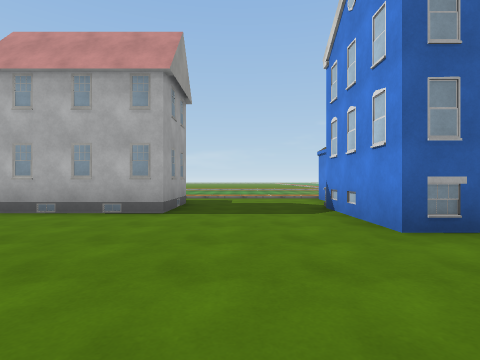
View 1 (above)

24 first-person views from a walk through a Unity game level. The camera is 1.2 m above the floor, looks level and sees 80° across. The floor is counted in squares, 2 m on a side. Each view is taken from the middle of a square. On the plan, view 1 faces up. The plan holds only what a view shows up to about 9 squares ahead; the rest is blank. The place goes on beyond the plan. Surface patterns are stand-ins for the level's own textures.

View 2
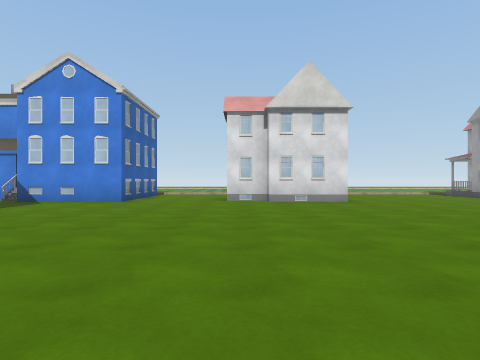

View 3
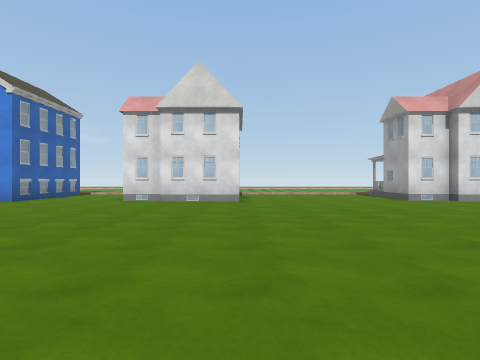

View 4
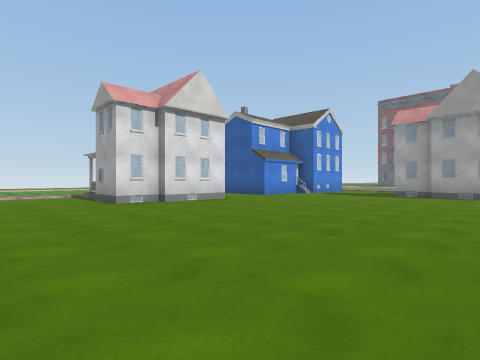

View 5
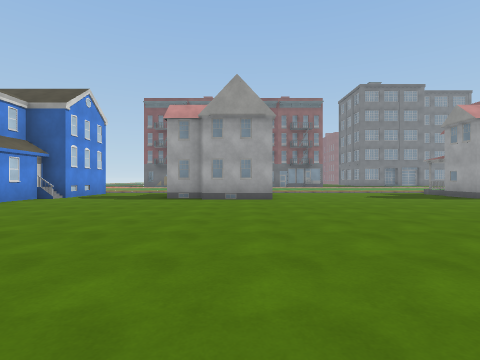

View 6
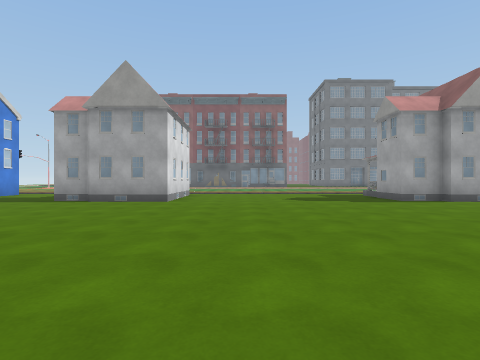

View 7
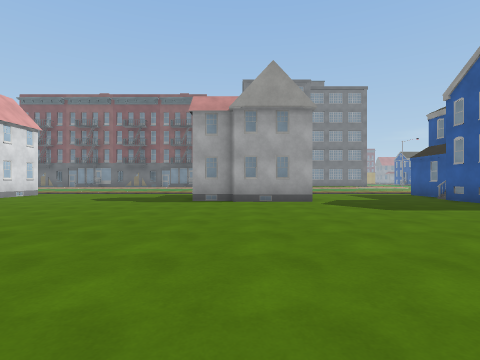

View 8
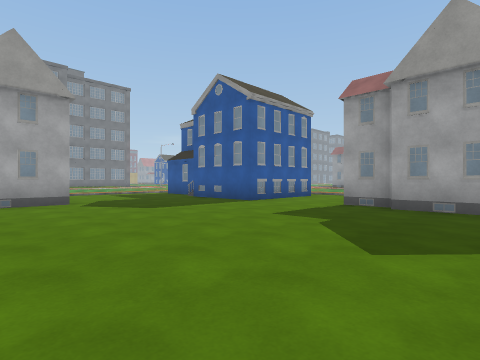

View 9
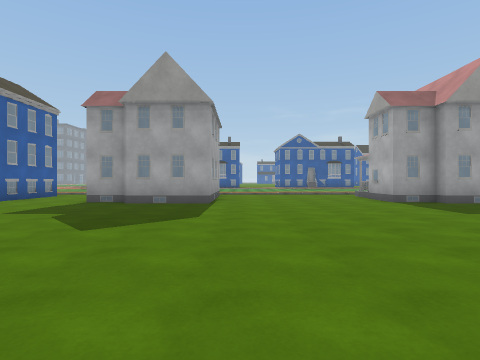

View 10
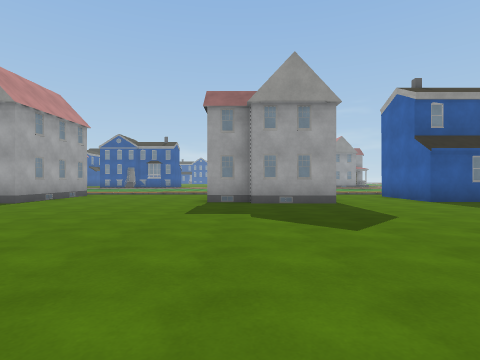

View 11
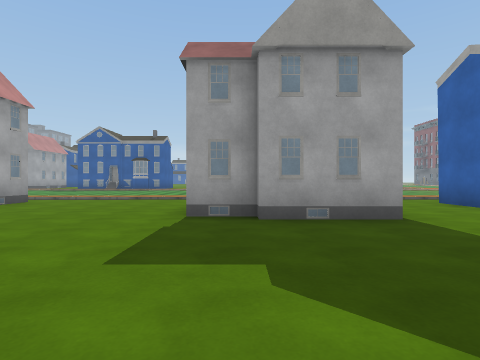

View 12
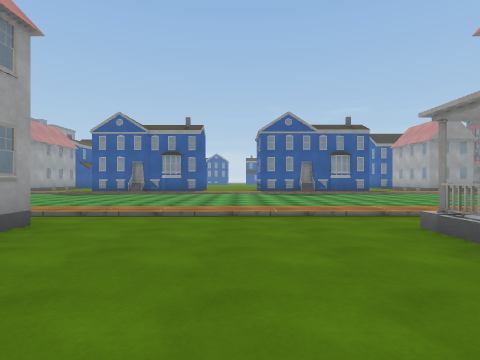

View 13
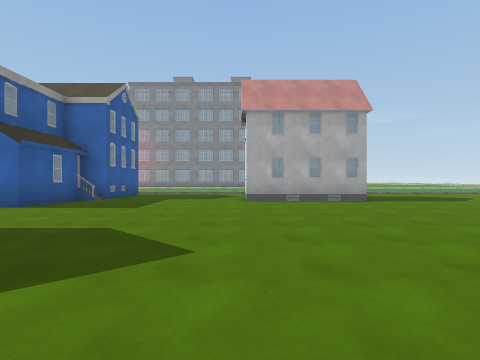

View 14
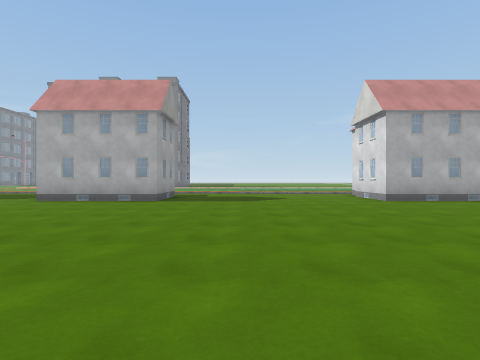

View 15
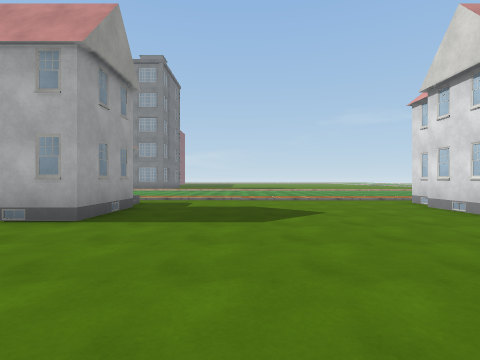

View 16
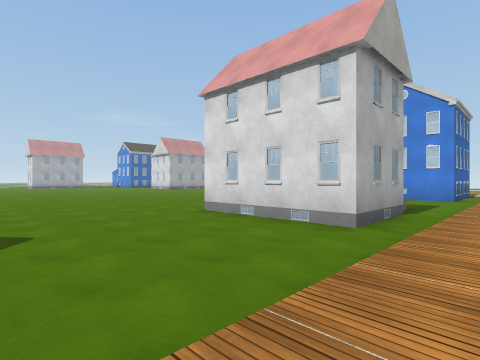

View 17
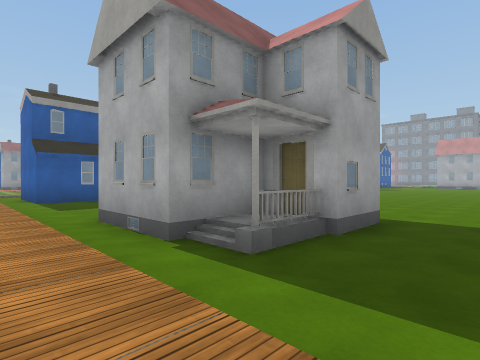

View 18
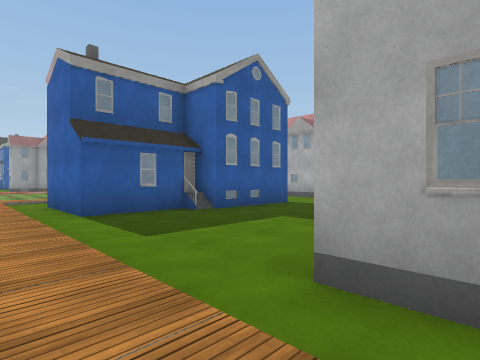

View 19
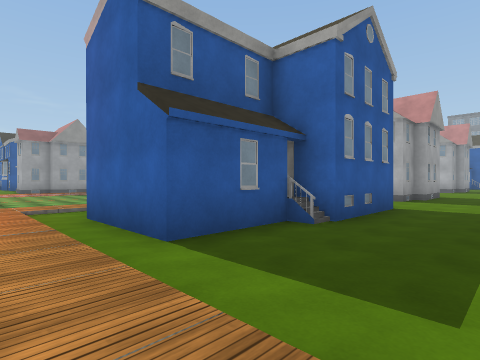

View 20
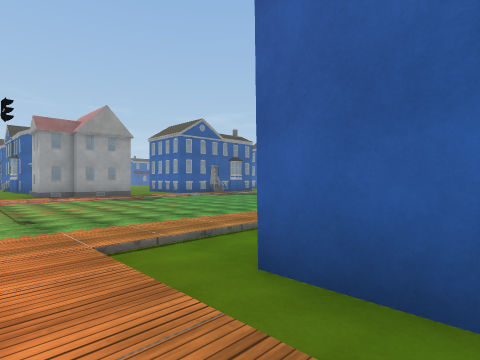

View 21
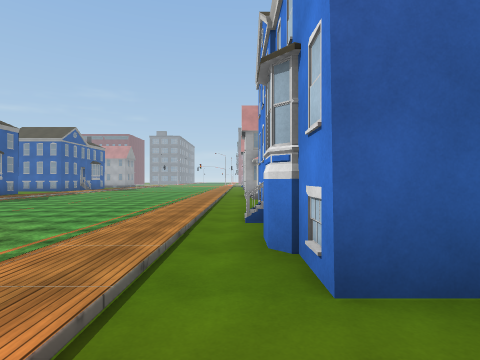

View 22
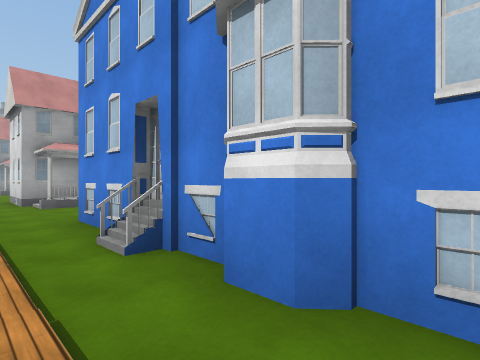

View 23
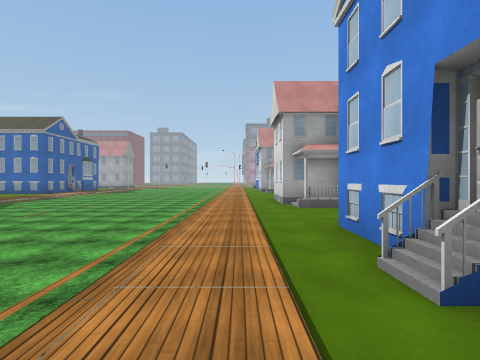

View 24
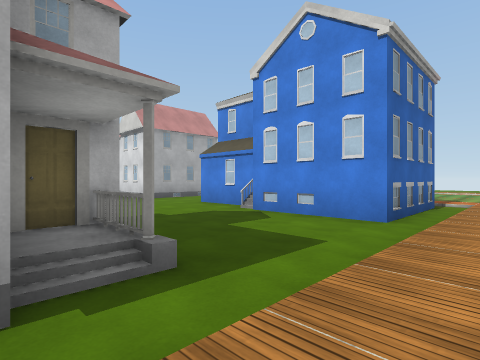

### Floor plan
Key: @ floor where view 1 was taken; # wall or solid block; . main floor; : floor 0.25 m higher than the main floor; / step, stairs or slope; B building.
Columns run from 31 left of view 1 to 6 right of it. Each row starts with its distance up from view 1.
  8                     .......#B ....
  7                     ......##  ....#
  6            #....##  ......##  ...##
  5            B.....###.......###...#
  4            #.....................#
  3          ###.......................
  2          ..........................
  1    ...    .........................
  0    ...      ...................@.. BB
 -1    ....:    ....... ..... .......#  B
 -2    ....:.  #........ ...  .......#
 -3    ....:.B##.......   .  ........#
 -4    ....:..........        .........
 -5    ....:..........        .........
 -6    ... :...........       .........../
 -7    ... :............      .........../
 -8    ... :####.......     . ........#BB
 -9 .......:####........   ..........##
-10 .......:.###......... ...........#
-11  ......:.BB#.....................#
-12  ......:.........................
-13  ......:..........................
-14   .....:.###......................#
-15    ....:.# #......................#
-16   .....:B###....###.......###....B#
-17  ......:.# B....  ##......# # ...##
-18 /......:.###....  #B......###B...#
-19 /......:.###....###B......###B...####/
-20  ......://////////////////////////////
-21      .. //////////////////////////

Where each view was taken, in squares from view 1:
view 1: 0 up, 0 right, facing up
view 2: 0 up, 6 left, facing right
view 3: 3 down, 6 left, facing right
view 4: 5 down, 5 left, facing down-right
view 5: 7 down, 4 left, facing down
view 6: 8 down, 7 left, facing down
view 7: 8 down, 13 left, facing down
view 8: 8 down, 13 left, facing down-left
view 9: 7 down, 12 left, facing left
view 10: 2 down, 12 left, facing left
view 11: 2 down, 15 left, facing left
view 12: 5 down, 19 left, facing left
view 13: 3 down, 15 left, facing up
view 14: 3 down, 9 left, facing up
view 15: 1 up, 9 left, facing up
view 16: 21 down, 9 left, facing up-right
view 17: 21 down, 10 left, facing up-left
view 18: 21 down, 14 left, facing up-left
view 19: 21 down, 17 left, facing up-left
view 20: 21 down, 21 left, facing up-left
view 21: 21 down, 23 left, facing up
view 22: 19 down, 24 left, facing up-right
view 23: 18 down, 24 left, facing up
view 24: 21 down, 3 left, facing up-right
